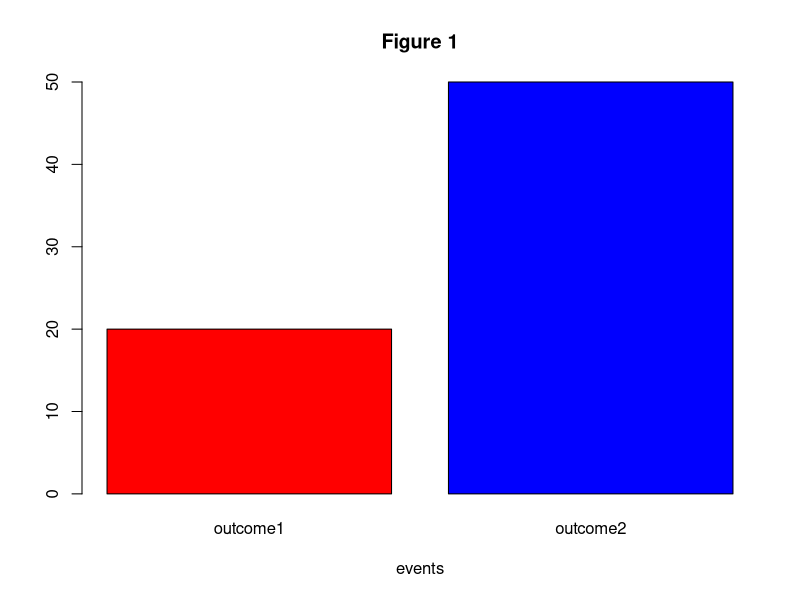

Write the R code that produced this figure.
## ---- chunk 1
knitr::opts_chunk$set(echo = TRUE)
## ---- chunk 2

binom.test(3, 29, p = 0.15, alternative = c("two.sided"),conf.level = 0.95)
## ---- chunk 3

binom.test(165, 210, p = 0.9, alternative = c("two.sided"),conf.level = 0.95)
## ---- chunk 4

data <- c("outcome1"= 20, "outcome2"= 50 )

barplot(data, main = "Figure 1", xlab = "events", col = c("red", "blue"))#


## ---- chunk 5
# binom.test(x, n, p = h, alternative = c("two.sided"),conf.level = 0.95)
